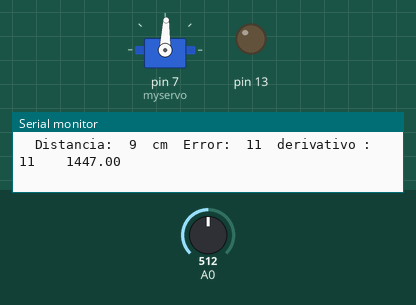
Recording of a sketch running on a simulated Arduino Uno, built with avr-gcc and run on an emulated ATmega328P. On the bench: servo, output pins drawn as LEDs (lit = HIGH), the last lines printed to the serial monitor. The test bench sets the inputs (shaded band); at power-on: A0 = 512.

Above: at 1.2 s.
1.3 s: A0 set to 190
At 2.7 s:
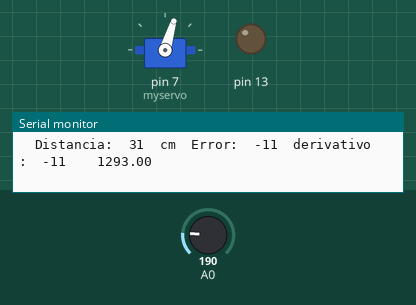
3.0 s: A0 set to 0
At 3.13 s:
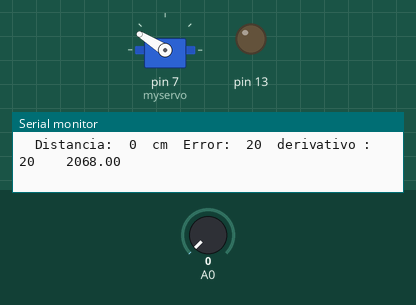
4.7 s: A0 set to 122
At 5.3 s:
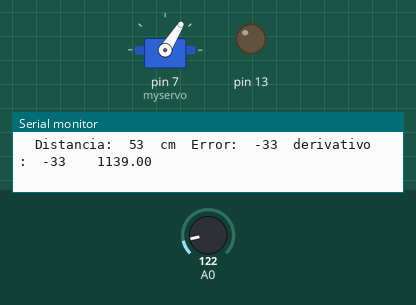
6.3 s: A0 set to 210
At 6.49 s:
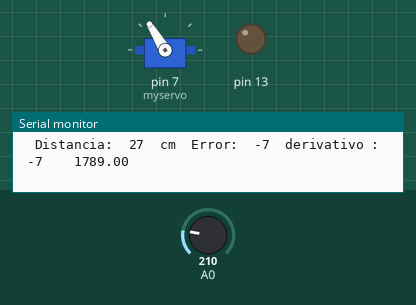
Timing chart, 0 to 9.0 s (numbered marks = the images above; inputs shaded):
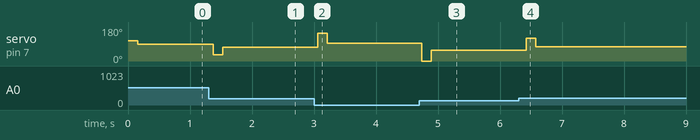

The sketch:

PID_3.ino
```cpp
#include <Servo.h>
Servo myservo;

// PROGRAMA BUENO
//float kp=5.0;
//float ki=4.5;
//float kd=2.9;

//float kp=5.446;
//float ki=1.58;
//float kd=4.695;

float kp = 7.0;
float ki = 0.001;
float kd = 4.5;

float error_previo;
float integral=0;
int sp=20;///////////////distancia
float output=0;
int PV=0;
int error=0;

void setup()
{
  Serial.begin(9600);
  pinMode(13, OUTPUT);
  myservo.attach(7);
}
void loop()
{
  long tiempo=millis(); //tiempo antes de iniciar la lectura
  int D_cm=distancia(10); //lectura de distancia
  tiempo=millis()-tiempo; //milisegundos que duró la lectura
  Serial.print("  Distancia:  ");
  Serial.print(D_cm);
  Serial.print("  cm");
  error = sp - D_cm;
  Serial.print("  Error:  ");
  Serial.print(error);
  //PV=D_cm;
  if(sp==0)
  {
    integral=0;
  }
  if(integral>200)
  {
    integral=200;
  }
  if(integral<0)
  {
    integral=abs(integral);
  }
  integral=integral+(error*0.25);
  float derivative=(error-error_previo)/0.25;
  Serial.print("  derivativo :  ");
  Serial.print(error);
  output=kp*error+ki*integral+kd*derivative;
  output=kp*error+kd*derivative;
  error_previo=error;
  Serial.print("    ");
  Serial.print(output+1350+sp);
  Serial.println(" ");
  myservo.writeMicroseconds(output+1350+sp);
  delay(150);
}
float distancia(int n)
{
  long suma=0;
  for(int i=0;i<n;i++)
  {
    suma=suma+analogRead(A0);
  }
  float adc=suma/n;
  float distancia_cm = 17569.7 * pow(adc, -1.2062);
  return(distancia_cm);
}
```

Measured:
- after the input at 1.3 s, servo on pin 7 (myservo): 88° → 34° after 0.08 s, → 73° 0.15 s later
- after the input at 3.0 s, servo on pin 7 (myservo): 73° → 148° after 0.06 s, → 94° 0.15 s later
- after the input at 4.7 s, servo on pin 7 (myservo): 94° → 0° at once, → 58° 0.15 s later
- after the input at 6.3 s, servo on pin 7 (myservo): 58° → 121° after 0.12 s, → 75° 0.15 s later
